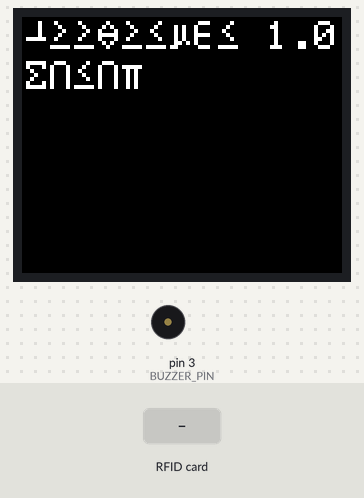
The sketch below on a simulated Arduino Uno, built with avr-gcc and run on an emulated ATmega328P. Parts: 160×128 colour display, buzzer (waves = sounding, pin HIGH). The inputs (shaded band) are chosen by the test bench. Storage starts empty; pins used as bus, display or sensor lines are not drawn; what the sketch prints to the serial monitor is not drawn.

Above: at 1.3 s.
1.4 s: RFID card 5E 7A 19 C4 held to the reader
At 2.3 s:
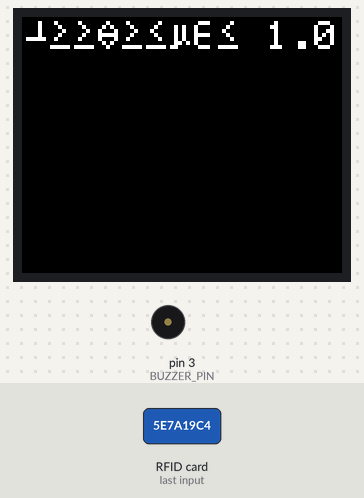
Timing chart, 0 to 4.4 s (numbered marks = the images above; inputs shaded):
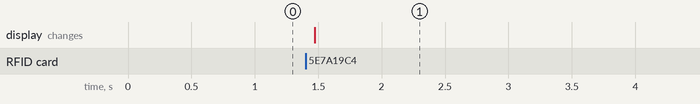

Measured:
- after the input at 1.4 s, the display: changes after 0.07 s (image 1)

The sketch:

DriverAsistent_1_1.ino
```cpp
// POJECT DriverAssistant
// Baina S
// ver. 1.1 2017

// LIBRARY
#include <SPI.h>
#include <MFRC522.h>
#include <SD.h>
#include <TFT.h>
#include <TimerOne.h>

// SETUP PINS RC522
#define RFID_SS 4  // SPI slave select
#define RFID_RST 2 // reset

// SETUP PINS TFT LCD
#define TFT_SS 10 // SPI slave select
#define TFT_DC 9  // data-command
#define TFT_RST 8 // reset

// SETUP PINS SD CARD READER
#define SD_SS 7 // SPI slave select

// SETUP PINS BUZZER
#define BUZZER_PIN 3 // PWM out
#define maxString 13 // максимальное количество символов с строке на экране

// CREATE INSTANS
MFRC522 rfidReader = MFRC522(RFID_SS, RFID_RST);
TFT tftScreen = TFT(TFT_SS, TFT_DC, TFT_RST);
PImage iZMain;    // знак главная дорога
PImage iZ50;      // знак ограничение скорости 50
PImage iZWalker;  // знак пешеходный переход

// GLOBAL VAR
bool SDReady = false;
bool iZReady = false;
char target[maxString + 1] = ""; // переменная для utf8rus

///////////////////////////////////////////////////////

void setup() {

  // prepare device
  prepareRFID();
  prepareScreen();
  prepareSDcard();

  // подготовка картинок
  if (SDReady) {
    iZMain    = tftScreen.loadImage("Z1.bmp");
    iZ50      = tftScreen.loadImage("Z2.bmp");
    iZWalker  = tftScreen.loadImage("Z3.bmp");
    if (iZMain.isValid() && iZ50.isValid() && iZWalker.isValid()) {
      iZReady = true;
    } else {
      iZReady = false;
    }
  }

  pinMode(BUZZER_PIN, OUTPUT);
  Serial.begin(9600);
}

void loop() {
  unsigned int tagID=0U;

  if (readRFIDtag(&tagID)==1){
    printBlanckToTFT();
    switch(tagID){
      case 1071U: // 04 2F главная дорога
        if(iZReady){
          printInfo1("вы на главной");
          beeBoo();
          tftScreen.image(iZMain, 0, 44);
        }
        break;
      case 1079U: // 04 37 ограничение скорости 50
        if(iZReady){
          printInfo1("ограничение:");
          beeBoo();
          tftScreen.image(iZ50, 0, 44);
        }
        break;
      case 1035U: // 04 0B пешеходный переход
        if(iZReady){
          printInfo1("Внимание!");
          beeBoo();
          tftScreen.image(iZWalker, 0, 44);
        }
        break;
      default:
      printBlanckToTFT();
    }
  }

}

byte readRFIDtag(unsigned int* tagID) {

  if (!rfidReader.PICC_IsNewCardPresent()) {
    return 0;
  }

  if (!rfidReader.PICC_ReadCardSerial()) {
    return 0;
  }

  *tagID = 0;
  // ID - младшие два байта. Для полного ID использовать "i < rfidReader.uid.size"
  for (byte i = 0; i < 2; i++) {
    *tagID = *tagID*256 + rfidReader.uid.uidByte[i];
  }
  rfidReader.PICC_HaltA();
  return 1;
}

void printInfo1(unsigned char* info) {
    tftScreen.text(utf8rus(info), 2, 22);
}

void printBlanckToTFT() {
  tftScreen.stroke(0, 0, 0);
  tftScreen.fill(0, 0, 0);
  tftScreen.rect(0, 0, 160, 128);
  tftScreen.stroke(255, 255, 255);

  tftScreen.text(utf8rus("Ассистент 1.0"), 2, 2); // X, Y
}

void beeBoo() {
  TCCR2B = TCCR2B & 0b11111000 | 0x03; // PWM frequency 980Hz
  analogWrite(BUZZER_PIN, 128);

  // timer; interrupt every 0.4 sec; callback - beepPWM()
  Timer1.initialize();
  Timer1.attachInterrupt(beepPWM, 200000);
}

void beepPWM() {
  static byte count = 0;

  switch (count) {
    case 0:
      count++;
      break;
    case 1:
      TCCR2B = TCCR2B & 0b11111000 | 0x05; // PWM frequency 245Hz
      analogWrite(BUZZER_PIN, 128);
      count++;
      break;
    default:
      Timer1.detachInterrupt();
      digitalWrite(BUZZER_PIN, LOW);
      count = 0;
  }
}

// SETUP METHODS
void prepareScreen() {
  tftScreen.begin();
  tftScreen.background(0, 0, 0);
  tftScreen.setTextSize(2); // 20 pixels
  printBlanckToTFT();
  printInfo1("готов");
}

void prepareRFID() {
  SPI.begin();
  rfidReader.PCD_Init();
  rfidReader.PCD_SetAntennaGain(rfidReader.RxGain_max);
}

void prepareSDcard() {
  SDReady = false;
  if (SD.begin(SD_SS)) {
    SDReady = true;
  }
}

void printToSerial(unsigned char *arrayToPrint) {
  for (int i = 0; i < 5; i++) {
    Serial.print(arrayToPrint[i], HEX);
    Serial.print(":");
  }
  Serial.println("");
}
```

utf8rus.ino
```cpp
/* Recode russian fonts from UTF-8 to Windows-1251 */

char *utf8rus(char *source)
{
  int i,j,k;
  unsigned char n;
  char m[2] = { '0', '\0' };

  strcpy(target, ""); k = strlen(source); i = j = 0;

  while (i < k) {
    n = source[i]; i++;
Serial.print(n);
    if (n >= 0xC0) {
      switch (n) {
        case 0xD0: {
          n = source[i]; i++;
          if (n == 0x81) { n = 0xA8; break; }
          if (n >= 0x90 && n <= 0xBF) n = n + 0x30;
          break;
        }
        case 0xD1: {
          n = source[i]; i++;
          if (n == 0x91) { n = 0xB8; break; }
          if (n >= 0x80 && n <= 0x8F) n = n + 0x70;
          break;
        }
      }
    }

    m[0] = n; strcat(target, m);
    j++; if (j >= maxString) break;
  }
  return target;
}
```
